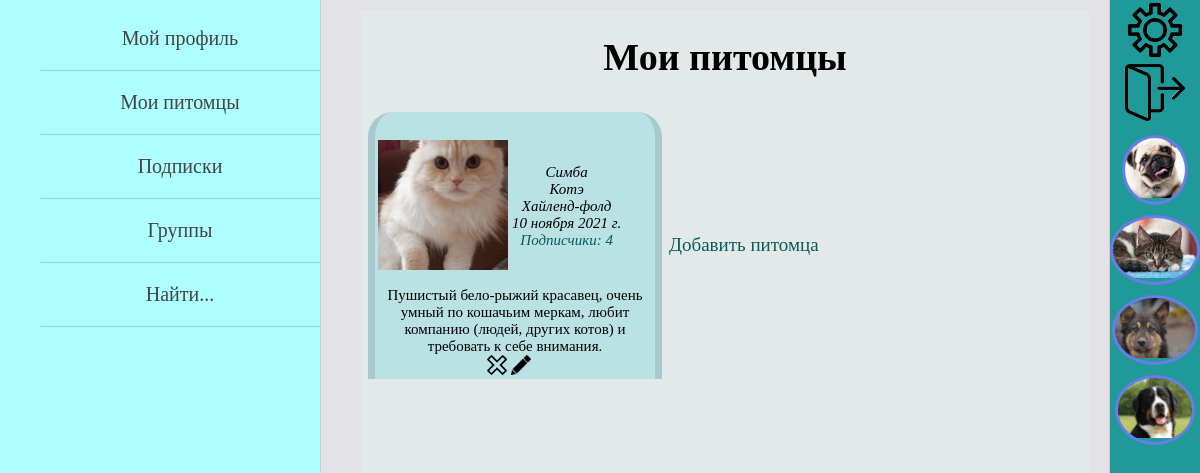
Page /animals/my-animals/ (signed in) on the committed database.
### pet_owners/models.py (models this page shows, shortened)
class Animal(models.Model):
    GENDER = (
        ("мальчик", "мальчик"),
        ("девочка", "девочка")
    )
    name_of_animal = models.CharField(max_length=55, verbose_name='имя питомца')
    pet_owner = models.ForeignKey(settings.AUTH_USER_MODEL, on_delete=models.CASCADE, verbose_name='владелец')
    category_of_animal = models.ForeignKey(AnimalCategory, on_delete=models.PROTECT, verbose_name='вид')
    animal_breed = models.CharField(max_length=100, blank=True, verbose_name='порода питомца')
    date_of_animal_birth = models.DateField(verbose_name='дата рождения питомца', blank=True, null=True)
    sex = models.CharField(max_length=7, choices=GENDER, verbose_name='пол', null=True)
    animal_photo = models.ImageField(upload_to="animals_photos/%Y/%m/%d/", verbose_name='фото питомца')
    about_pet = models.TextField(max_length=520, verbose_name='о питомце')
    class Meta:
        verbose_name = 'Питомец'
        verbose_name_plural = 'Питомцы'

class AnimalCategory(models.Model):
    category = models.CharField(max_length=255, verbose_name='вид домашнего животного')
    def __str__(self):
        return self.category
    class Meta:
        verbose_name = 'Вид'
        verbose_name_plural = 'Виды'

### animals/views.py (the view)
# urls.py: path('my-animals/', AnimalsHome.as_view(), name='all_animals_page'),
class AnimalsHome(LoginRequiredMixin, DataMixin, ListView):
    model = Animal
    template_name = 'animals/animals_page.html'
    context_object_name = 'animals'
    def get_queryset(self):
        self.queryset = Animal.objects.filter(
            pet_owner__pk=self.request.user.id).annotate(
            foll_count=Count('followers')).order_by('-foll_count')
        return self.queryset
    def get_context_data(self, *, object_list=None, **kwargs):
        context = super().get_context_data(**kwargs)
        animals = self.queryset
        context['title'] = "Мои питомцы"
        context.update(self.get_left_menu())
        context.update(self.get_right_menu())
        context['user_animals_followed'] = self.get_animals_followers_of_owner(animals)
        return context

### pet_owners/templatetags/pet_owners_tags.py (called while the page is built)
@register.simple_tag
def create_foll_list(animal_name, user_animals_followed):
    return user_animals_followed[animal_name]

### pet_owners/utils.py (called while the page is built)
    def get_left_menu(self):
        context = {}
        if self.request.user.is_authenticated:
            context['left_menu'] = [
                {'title': "Мой профиль", 'url_name': ['profile_home', self.request.user.id]},
                {'title': "Мои питомцы", 'url_name': ['all_animals_page']},
                {'title': "Подписки", 'url_name': ['owner_subscriptions', self.request.user.id]},
                {'title': "Группы", 'url_name': ['my_groups']},
                {'title': "Найти...", 'url_name': ['profile_home', self.request.user.id]}
            ]
        else:
            context['left_menu'] = [
                {'title': "Регистрация", 'url_name': 'register'},
                {'title': "Войти", 'url_name': 'login'},
            ]
        return context

    def get_right_menu(self, auth_user=None):
        context = {}
        if auth_user is None:
            auth_user = Owner.objects.get(pk=self.request.user.id)
        animals = Animal.objects.filter(followers__follower=auth_user)[:7]
        context['animals_for_right_menu'] = animals
        return context

    def get_animals_followers_of_owner(self, animals):
        user_animals_followed = {}
        for animal in animals:
            animal_folls = animal.followers.all()
            count_folls = animal_folls.count()
            try:
                animal_folls.get(follower=self.request.user)
                user_animals_followed[f'{animal.name_of_animal}'] = {"is_followed": True,
                                                                     "count_folls": count_folls
                                                                     }
            except AnimalFollower.DoesNotExist:
                user_animals_followed[f'{animal.name_of_animal}'] = {"is_followed": False,
                                                                     "count_folls": count_folls
                                                                     }
        return user_animals_followed

### animals/templates/animals/animals_page.html
{% extends 'pet_owners/base.html' %}
{% load pet_owners_tags %}
{% block content %}
<table border=0 cellpadding="0" cellspacing="0">
<tr class="animals_info">
    <td width="1350">
        {% if animals %}
            <h1>Мои питомцы</h1>
            <table cellpadding="0" cellspacing="7">
            <tr>
            {% for animal in animals %}
                {% create_foll_list animal.name_of_animal user_animals_followed as foll_list %}
                <td class="animal_cell">
                    <table cellpadding="0" cellspacing="0">
                        <tr><td>
                            <table class="avatar_and_parameters"><tr>
                                <td valign="middle" class="animal_avatar">
                                    <img src="{{animal.animal_photo.url}}" width=130>
                                </td>
                                <td valign="middle">
                                    <div>{{animal.name_of_animal}}</div>
                                    <div>{{animal.category_of_animal}}</div>
                                    <div>{{animal.animal_breed}}</div>
                                    {% if animal.date_of_animal_birth %}
                                        <div>{{animal.date_of_animal_birth}}</div>
                                    {% endif %}
                                    <div class="subs_of_user">
                                        <a href="{% url 'animal_followers' animal.pk %}">
                                            <span>Подписчики: </span>{{foll_list.count_folls}}
                                        </a>
                                    </div>
                                </td>
                            </tr></table>
                        </td></tr>
                        <tr><td class="about_animal_zone">
                            <div>{{animal.about_pet}}</div>
                            <div class="edit_delete_buttons">
                                <div class="del_but">
                                    <a href="{% url 'delete_animal' animal.pk %}">
                                    <img src="/static/pet_owners/images/button_delete.png" width="20">
                                    </a>
                                </div>
                                <div class="edit_but">
                                    <a href="{% url 'edit_animal' animal.pk %}">
                                    <img src="/static/pet_owners/images/button_edit.png" width="20">
                                    </a>
                                </div>
                            </div>
                        </td></tr>
                    </table>
                </td>
            {% endfor %}
            <td class="add_new_pet">
                <a href="{% url 'create_animal' %}">Добавить питомца</a>
            </td>
            </tr>
            </table>
        {% else %}
            <div class="if_no_animals">
                <h1>У вас нет добавленных питомцев</h1>
                <a href="{% url 'create_animal' %}">давайте добавим :)</a>
            </div>
        {% endif %}
    </td>
</tr>
</table>
{% endblock %}

### pet_owners/templates/pet_owners/base.html (shortened to what this page needs)
{% load static %}
<!DOCTYPE html>
<html lang="en">
<head>
    <link type="text/css" href="{% static 'pet_owners/css/styles.css' %}" rel="stylesheet" />
</head>
<body>
<table class="table-page" border=0 cellpadding="0" cellspacing="0">
<tr>
    <td valign="top" class="left-chapters">
        <ul id="leftchapters">
            {% for el_menu in left_menu %}
                {% if request.user.is_authenticated %}
                    {% if el_menu.url_name|length == 2 %}
                        <li><a href="{% url el_menu.url_name.0 el_menu.url_name.1 %}">
                            {{el_menu.title}}
                        </a></li>
                    {% else %}
                        <li><a href="{% url el_menu.url_name.0 %}">
                            {{el_menu.title}}
                        </a></li>
                    {% endif %}
                {% else %}
                    <li><a href="{% url el_menu.url_name %}">{{el_menu.title}}</a></li>
                {% endif %}
            {% endfor %}
        </ul>
    </td>
    <td valign="top" class="content">
        <div class="content-text">
            {% block content %}
            {% endblock %}
        </div>
    </td>
    <td valign="top" class="right-chapters">
        <table border=0 cellpadding="0" cellspacing="0">
            {% if request.user.is_authenticated %}
            <tr class="settings_button"><td>
                <a href="{% url 'profile-settings' request.user.id %}">
                    <img src="/static/pet_owners/images/settings_img.png" width="60">
                </a>
            </td></tr>
            <tr class="logout_button"><td>
                <a href="{% url 'logout' %}">
                    <img src="/static/pet_owners/images/exit.png" width="60">
                </a>
            </td></tr>
            {% for sub in animals_for_right_menu %}
                <tr class="right_sub_button"><td>
                    <a href="{% url 'animal_posts' sub.pk %}">
                        <div class="sub_avatar">
                            <img src="{{sub.animal_photo.url}}" height=60>
                        </div>
                    </a>
                </td></tr>
            {% endfor %}
            {% endif %}
        </table>
    </td>
</tr>
</table>
</body>
</html>

### pet_owners/static/pet_owners/css/styles.css (style rules this page uses)
html, body { font-family: 'Georgia'; margin: 0; padding: 0; height: 100%; width: 100%; color: #000000; }
.table-page { width: 100%; height: 100%; vertical-align: top; }
.table-page tr { height: 100%; }
.left-chapters { margin: 0; background: rgba(140, 255, 255, 0.7); border-right: 1px solid #ccc; min-height: 100%; }
.left-chapters ul { width: 300px; min-height: 100%; margin: 0; padding: 7px 0 7px 20px; list-style: none; font-size: 20px; }
.left-chapters ul li { text-align: center; margin-left: 20px; padding: 20px 0 20px 0; color: #999; border-bottom: 1px solid rgba(126, 117, 255, 0.4); }
.left-chapters ul li a { color: #444; text-decoration: none; transition: color .2s linear; }
.right-chapters { margin: 0; background: #209999; border-left: 1px solid #ccc; min-height: 100%; }
.settings_button, .logout_button, .right_sub_button { text-align: center; }
.settings_button a, .logout_button a, .right_sub_button a { display: block; height: 100%; width: 100%; transition: all .2s linear; }
.right_sub_button .sub_avatar { border: 3px solid rgba(126, 117, 255, 0.8); }
.content { background: #27234621; padding: 10px 20px 20px 40px; width: 100%; height: 100%; box-sizing: border-box; }
.content-text { height: 100%; font-size: 19px; background: #e3e8e8; font-family: Yandex Sans Display Light; }
.subs_of_user a, .foll_name a { color: #095c5c; text-decoration: none; }
.animals_info { text-align: center; }
.sub_avatar, .foll_avatar, .author_avatar { display: inline-block; vertical-align: middle; text-align: center; max-height: 120px; max-width: 120px; margin-top: 10px; border-radius: 50%; overflow: hidden; }
.animal_cell { font-size: 15px; background: rgba(128, 217, 217, 0.4); width: 280px; border-left: 7px solid #27234621; border-right: 7px solid #27234621; border-radius: 25px 25px 0 0; }
.avatar_and_parameters { height: 160px; margin-top: 15px; text-align: center; font-style: italic; }
.animal_avatar img { object-fit: cover; height: 130px; }
.other_animals a, .add_new_pet a { color: #095c5c; text-decoration: none; }
.edit_delete_buttons { display: inline-block; width: 20%; height: 50%; text-align: left; }
.edit_but, .del_but { display: inline-block; }
.edit_but a, .del_but a { display: block; height: 22px; width: 100%; }

### rows in the picture
Animal: animal_photo (picture), name_of_animal "Симба", category_of_animal "Котэ", animal_breed "Хайленд-фолд", date_of_animal_birth "10 ноября 2021 г.", count_folls "4", about_pet "Пушистый бело-рыжий красавец, очень умный по кошачьим меркам, любит компанию (людей, других котов) и требовать к себе внимания."
Animal: animal_photo (picture)
Animal: animal_photo (picture)
Animal: animal_photo (picture)
Animal: animal_photo (picture)

### other values in the picture
{{ el_menu.title }} "Мой профиль" "Подписки" "Найти..."
{{ el_menu.title }} "Мои питомцы" "Группы"
